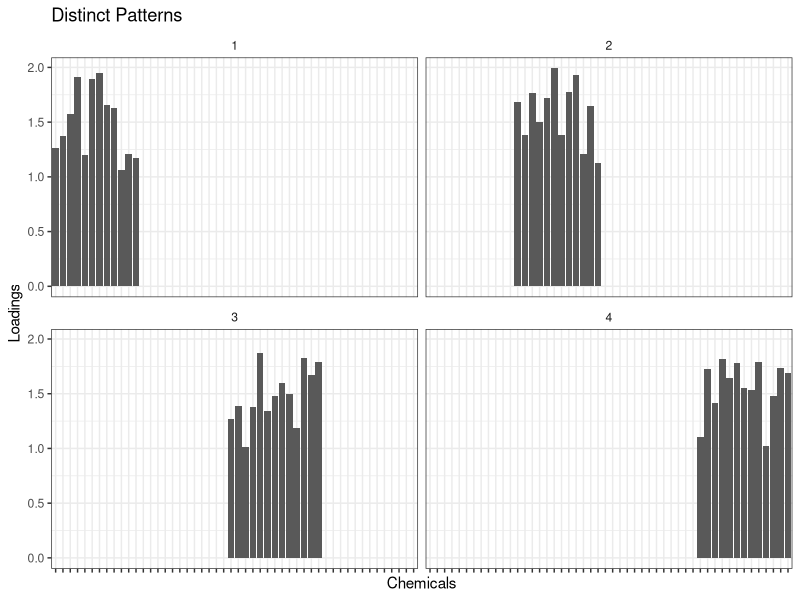
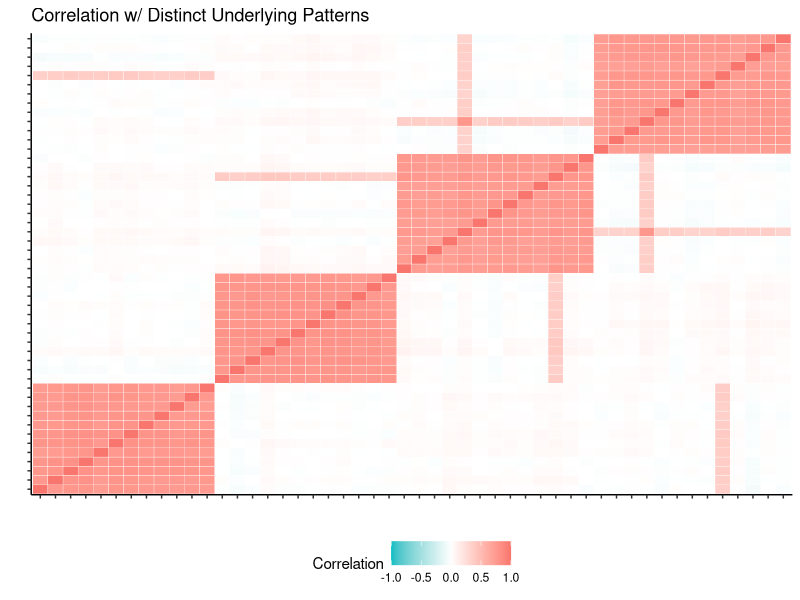
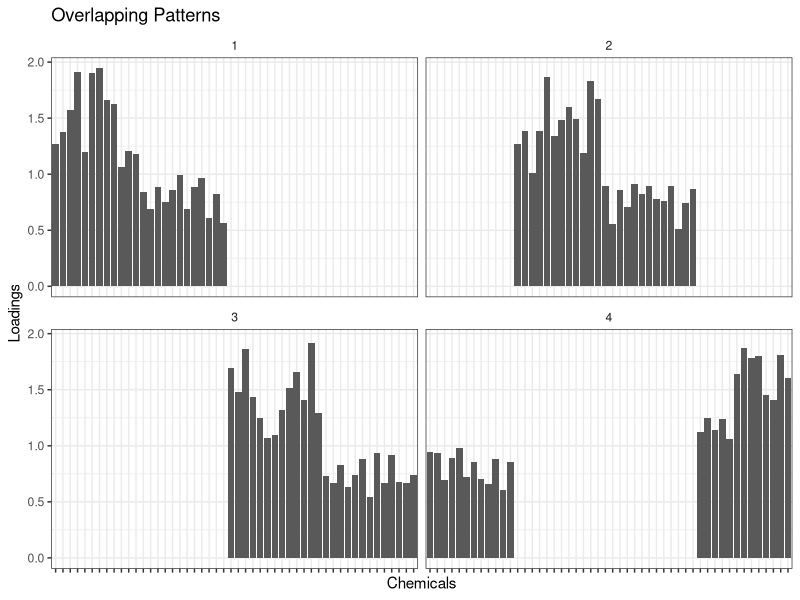
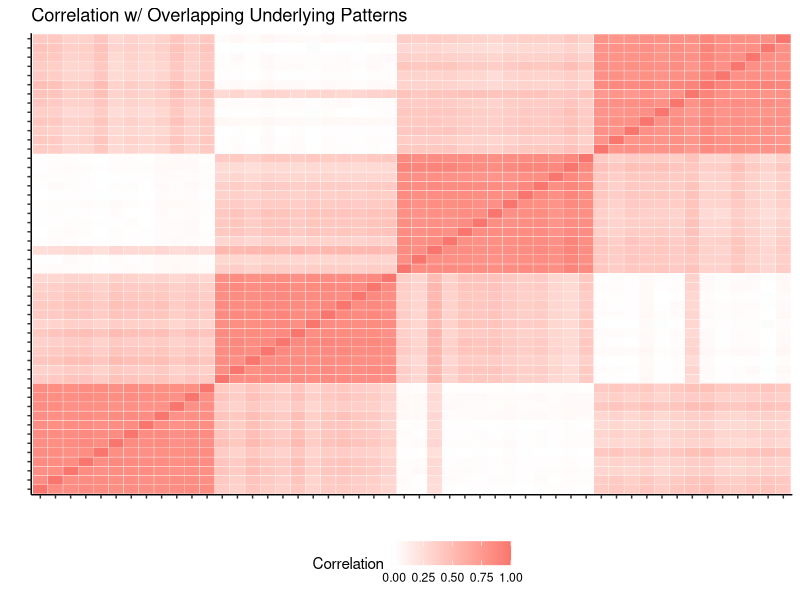
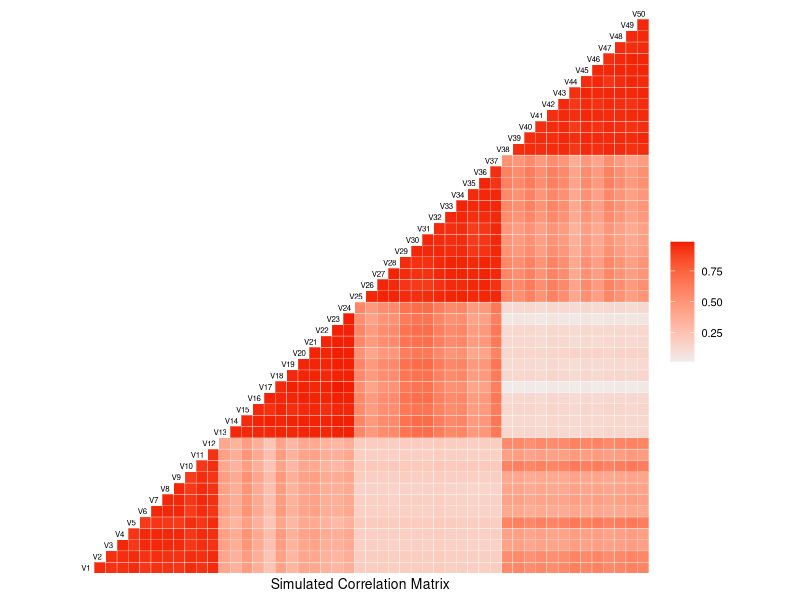

These figures' R source, in order:
## ---- chunk 1
options(scipen = 999)
library(reshape2) # melt
library(MASS) # mvrnorm
library(tidyverse)
library(GGally)
## ---- chunk 2
## Construct a matrix for 4 TRUE exposure patterns
## replace runif between 0--0.2 with rep 0
create_patterns_dist <- function (seed) {
  set.seed(seed)
  patterns_dist <- 
    rbind(c(runif(12, 1, 2),   rep(0, 38)),
          c(rep(0, 12),        runif(12, 1, 2),   rep(0, 26)),
          c(rep(0, 24),                           runif(13, 1, 2),  rep(0, 13)),
          c(rep(0, 37), runif(13, 1, 2)))
  patterns_dist
}

patterns_dist_iter <- tibble(seed = 1:100) %>% 
 mutate(true_patterns = map(seed, create_patterns_dist))
## ---- chunk 3
patterns_dist_iter$true_patterns[[1]] %>% as_tibble() %>% 
  mutate(Pattern = 1:4) %>% 
  dplyr::select(Pattern, everything()) %>% 
  gather(key = Chemicals, value = Loadings, -Pattern) %>% 
  mutate(Chemicals = fct_inorder(Chemicals)) %>%
  ggplot(aes(x = Chemicals, y = Loadings)) + geom_col() +
  facet_wrap(.~Pattern) + theme_bw() +
  theme(axis.text.x = element_blank(),
        strip.background = element_blank()) +
  labs(title = "Distinct Patterns")
## ---- chunk 4
create_scores_dist <- function (seed) {
  scores_dist <- matrix(nrow = 1000, ncol = 4)
  set.seed(seed)
  scores_dist <- exp(mvrnorm(n = 1000, mu = rep(1, 4),
                          Sigma = diag(rep(1, 4)))) # Independent log normal dist
  scores_dist
}

scores_dist_iter <- patterns_dist_iter %>% 
 mutate(true_scores = map(seed, create_scores_dist))
## ---- chunk 5
sim_dist <- scores_dist_iter %>% 
  mutate(chem = map2(true_scores, true_patterns, `%*%`))
## ---- chunk 6
add_noise <- function (seed, chemx) {
  noise <- list(mean = 0, var = apply(chemx, 2, sd)/2)
  set.seed(seed)
  chem_dist <- pmax(chemx + 
                      mvrnorm(n = 1000, mu = rep(0, 50), 
                                        Sigma = diag(noise$var)), 0)	
  chem_dist
}

sim_dist <- sim_dist %>% 
 mutate(sim = map2(seed, chem, add_noise))
## ---- chunk 7
apply(sim_dist$chem[[1]], 2, var)
apply(sim_dist$chem[[1]], 2, mean)

apply(sim_dist$sim[[1]], 2, var)/10
apply(sim_dist$chem[[1]], 2, sd)/2

apply(sim_dist$true_scores[[1]], 2, var)
apply(sim_dist$true_patterns[[1]], 2, sd)

round(cor(sim_dist$sim[[1]])[1:10,1:10],2)

dist <- sim_dist$sim[[1]]
melt(cor(dist, method = "spearman")) %>% 
  as_tibble() %>% 
  rename(Correlation = value) %>% 
  mutate(Var1 = as.factor(Var1),
         Var2 = as.factor(Var2)) %>% 
  ggplot(aes(x = Var1, y = Var2)) +
  geom_tile(aes(fill = Correlation), colour = "white") +
  scale_fill_gradient2(low = "#00BFC4", mid = "white", high = "#F8766D",
                       midpoint = 0,
                       na.value = "transparent", limits = c(-1, 1)) +
  theme_classic() + labs(x = "", y = "") +
  theme(axis.text = element_blank(),
        legend.position = "bottom") + 
  ggtitle("Correlation w/ Distinct Underlying Patterns")
## ---- chunk 8
# replace runif 0-0.2 with rep 0
create_patterns_over <- function (seed) {
  set.seed(seed)
  patterns_cor <-
    rbind(c(runif(12, 1, 2),   runif(12, 0.5, 1), rep(0, 26)),
          c(rep(0, 12),        runif(12, 1, 2),   runif(13, 0.5, 1), rep(0, 13)),
          c(rep(0, 24),                           runif(13, 1, 2),   runif(13, 0.5, 1)),
          c(runif(12, 0.5, 1), rep(0, 25),        runif(13, 1, 2)))
  patterns_cor
}

patterns_over_iter <- tibble(seed = 1:100) %>% 
 mutate(true_patterns = map(seed, create_patterns_over))
## ---- chunk 9
patterns_over_iter$true_patterns[[1]] %>% as_tibble() %>% 
  mutate(Pattern = 1:4) %>% 
  dplyr::select(Pattern, everything()) %>% 
  gather(key = Chemicals, value = Loadings, -Pattern) %>% 
  mutate(Chemicals = fct_inorder(Chemicals)) %>%
  ggplot(aes(x = Chemicals, y = Loadings)) + geom_col() +
  facet_wrap(.~Pattern) + theme_bw() +
  theme(axis.text.x = element_blank(),
        strip.background = element_blank()) +
  labs(title = "Overlapping Patterns")
## ---- chunk 10
sim_over <- scores_dist_iter %>% 
  dplyr::select(seed, true_scores) %>% 
  full_join(., patterns_over_iter) %>% 
  mutate(chem = map2(true_scores, true_patterns, `%*%`))
## ---- chunk 11
sim_over <- sim_over %>% 
 mutate(sim = map2(seed, chem, add_noise))
## ---- chunk 12
over <- sim_over$sim[[1]]
melt(cor(over, method = "spearman")) %>% 
  as_tibble() %>% 
  rename(Correlation = value) %>% 
  mutate(Var1 = as.factor(Var1),
         Var2 = as.factor(Var2)) %>% 
  ggplot(aes(x = Var1, y = Var2)) +
  geom_tile(aes(fill = Correlation), colour = "white") +
  scale_fill_gradient2(low = "#00BFC4", high = "#F8766D") +
  theme_classic() + labs(x = "", y = "") +
  theme(axis.text = element_blank(),
        legend.position = "bottom") + 
  ggtitle("Correlation w/ Overlapping Underlying Patterns")
## ---- chunk 13
create_scores_cor <- function (seed) {
  scores_cor <- matrix(nrow = 1000, ncol = 4)
  cov <- matrix( c(1,    0.25, 0.15, 0.15,
                  0.25, 1,    0.15, 0.15,
                  0.15, 0.15, 1,    0.25,
                  0.15, 0.15, 0.25, 1), nrow = 4)
  
  set.seed(seed)
  scores_cor <- exp(mvrnorm(n = 1000, mu = rep(1, 4), 
                          Sigma = cov)) # dists are kind of DEPENDENT
  }

scores_cor_iter <- patterns_over_iter %>% 
 mutate(true_scores = map(seed, create_scores_cor))
## ---- chunk 14
sim_cor <- scores_cor_iter %>% 
  dplyr::select(seed, true_scores) %>% 
  full_join(., patterns_over_iter) %>% 
  mutate(chem = map2(true_scores, true_patterns, `%*%`))
## ---- chunk 15
sim_cor <- sim_cor %>% 
 mutate(sim = map2(seed, chem, add_noise))
## ---- chunk 16
simm <- sim_cor$sim[[1]]

ggcorr(as_tibble(simm), limits = FALSE,
       hjust = 0.85, size = 2, layout.exp = 1) +
  labs(x = "Simulated Correlation Matrix") +
  theme_minimal(base_size = 10)
## ---- chunk 17
sim_noise <- rbind(sim_dist %>% mutate(data = "Distinct"),
      sim_over %>% mutate(data = "Overlapping"),
      sim_cor %>% mutate(data = "Correlated"))
  
apply(sim_noise$chem[[1]], 2, var)
apply(sim_noise$sim[[1]], 2, var)
round(cor(sim_noise$sim[[1]]), 2)[1:10, 1:10]
round(cor(sim_noise$chem[[1]]), 2)[1:10, 1:10]

# for (i in 1:nrow(sim_noise)) {
#   write_csv(as_tibble(sim_noise$sim[[i]]), paste0("./Sims/sim_noise_rep1_", i, ".csv"))
# }

# save(sim_noise, file = "./Results/Sup Noise/sim_noise.RDA")
# load(paste0("./Results/Sup Noise/sim_noise.RDA"))
sim_noise
sim <- sim_noise$sim[[1]] %>% as_tibble()
patterns <- sim_noise$true_patterns[[1]] %>% as_tibble()
scores <- sim_noise$true_scores[[1]] %>% as_tibble()

# write_csv(sim, "./Results/Sup Noise/noise_sim1.csv")
# write_csv(patterns, "./Results/Sup Noise/noise_patterns1.csv")
# write_csv(scores, "./Results/Sup Noise/noise_scores1.csv")
